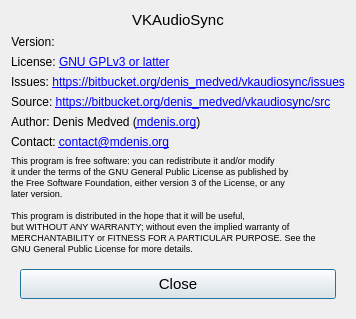
<?xml version="1.0" encoding="UTF-8"?>
<ui version="4.0">
 <class>About</class>
 <widget class="QDialog" name="About">
  <property name="geometry">
   <rect>
    <x>0</x>
    <y>0</y>
    <width>345</width>
    <height>319</height>
   </rect>
  </property>
  <property name="maximumSize">
   <size>
    <width>16777189</width>
    <height>16777215</height>
   </size>
  </property>
  <property name="windowTitle">
   <string>VkAudioSync</string>
  </property>
  <property name="modal">
   <bool>true</bool>
  </property>
  <layout class="QVBoxLayout" name="verticalLayout">
   <property name="sizeConstraint">
    <enum>QLayout::SetFixedSize</enum>
   </property>
   <item>
    <widget class="QLabel" name="label_7">
     <property name="text">
      <string>&lt;html&gt;&lt;head/&gt;&lt;body&gt;&lt;p align=&quot;center&quot;&gt;&lt;span style=&quot; font-size:11pt;&quot;&gt;VKAudioSync&lt;/span&gt;&lt;/p&gt;&lt;/body&gt;&lt;/html&gt;</string>
     </property>
    </widget>
   </item>
   <item>
    <layout class="QHBoxLayout" name="horizontalLayout_2">
     <item>
      <widget class="QLabel" name="versionLabel">
       <property name="sizePolicy">
        <sizepolicy hsizetype="Fixed" vsizetype="Preferred">
         <horstretch>0</horstretch>
         <verstretch>0</verstretch>
        </sizepolicy>
       </property>
       <property name="minimumSize">
        <size>
         <width>7</width>
         <height>0</height>
        </size>
       </property>
       <property name="maximumSize">
        <size>
         <width>16777215</width>
         <height>16777214</height>
        </size>
       </property>
       <property name="text">
        <string>Version:</string>
       </property>
       <property name="alignment">
        <set>Qt::AlignCenter</set>
       </property>
      </widget>
     </item>
     <item>
      <widget class="QLabel" name="version">
       <property name="text">
        <string notr="true"/>
       </property>
       <property name="alignment">
        <set>Qt::AlignRight|Qt::AlignTrailing|Qt::AlignVCenter</set>
       </property>
      </widget>
     </item>
    </layout>
   </item>
   <item>
    <widget class="QLabel" name="label">
     <property name="text">
      <string>License: &lt;a href=&quot;http://www.gnu.org/copyleft/gpl.html&quot;&gt; GNU GPLv3 or latter&lt;/a&gt;</string>
     </property>
     <property name="wordWrap">
      <bool>true</bool>
     </property>
     <property name="openExternalLinks">
      <bool>true</bool>
     </property>
     <property name="buddy">
      <cstring>http://www.gnu.org/copyleft/gpl.html</cstring>
     </property>
    </widget>
   </item>
   <item>
    <widget class="QLabel" name="label_2">
     <property name="text">
      <string>Issues: &lt;a href=&quot;https://bitbucket.org/denis_medved/vkaudiosync/issues&quot;&gt;https://bitbucket.org/denis_medved/vkaudiosync/issues&lt;/a&gt;</string>
     </property>
     <property name="openExternalLinks">
      <bool>true</bool>
     </property>
    </widget>
   </item>
   <item>
    <widget class="QLabel" name="label_3">
     <property name="text">
      <string>Source: &lt;a href=&quot;https://bitbucket.org/denis_medved/vkaudiosync/src&quot;&gt;https://bitbucket.org/denis_medved/vkaudiosync/src&lt;/a&gt;</string>
     </property>
     <property name="openExternalLinks">
      <bool>true</bool>
     </property>
    </widget>
   </item>
   <item>
    <widget class="QLabel" name="label_5">
     <property name="text">
      <string>Author: Denis Medved (&lt;a href=&quot;http://mdenis.org&quot;&gt;mdenis.org&lt;/a&gt;)</string>
     </property>
     <property name="openExternalLinks">
      <bool>true</bool>
     </property>
    </widget>
   </item>
   <item>
    <widget class="QLabel" name="label_4">
     <property name="text">
      <string>Contact: &lt;a href=&quot;mailto:contact@mdenis.org&quot;&gt;contact@mdenis.org&lt;/a&gt;</string>
     </property>
     <property name="openExternalLinks">
      <bool>true</bool>
     </property>
    </widget>
   </item>
   <item>
    <widget class="QLabel" name="label_6">
     <property name="text">
      <string>&lt;!DOCTYPE HTML PUBLIC &quot;-//W3C//DTD HTML 4.0//EN&quot; &quot;http://www.w3.org/TR/REC-html40/strict.dtd&quot;&gt;
&lt;html&gt;&lt;head&gt;&lt;meta name=&quot;qrichtext&quot; content=&quot;1&quot; /&gt;&lt;style type=&quot;text/css&quot;&gt;
p, li { white-space: pre-wrap; }
&lt;/style&gt;&lt;/head&gt;&lt;body style=&quot; font-family:'MS Shell Dlg 2'; font-size:8pt; font-weight:400; font-style:normal;&quot;&gt;
&lt;p style=&quot; margin-top:0px; margin-bottom:0px; margin-left:0px; margin-right:0px; -qt-block-indent:0; text-indent:0px;&quot;&gt;&lt;span style=&quot; font-size:7pt;&quot;&gt;This program is free software: you can redistribute it and/or modify&lt;/span&gt;&lt;/p&gt;
&lt;p style=&quot; margin-top:0px; margin-bottom:0px; margin-left:0px; margin-right:0px; -qt-block-indent:0; text-indent:0px;&quot;&gt;&lt;span style=&quot; font-size:7pt;&quot;&gt;it under the terms of the GNU General Public License as published by&lt;/span&gt;&lt;/p&gt;
&lt;p style=&quot; margin-top:0px; margin-bottom:0px; margin-left:0px; margin-right:0px; -qt-block-indent:0; text-indent:0px;&quot;&gt;&lt;span style=&quot; font-size:7pt;&quot;&gt;the Free Software Foundation, either version 3 of the License, or any &lt;/span&gt;&lt;/p&gt;
&lt;p style=&quot; margin-top:0px; margin-bottom:0px; margin-left:0px; margin-right:0px; -qt-block-indent:0; text-indent:0px;&quot;&gt;&lt;span style=&quot; font-size:7pt;&quot;&gt;later version.&lt;/span&gt;&lt;/p&gt;
&lt;p style=&quot;-qt-paragraph-type:empty; margin-top:0px; margin-bottom:0px; margin-left:0px; margin-right:0px; -qt-block-indent:0; text-indent:0px; font-size:7pt;&quot;&gt;&lt;br /&gt;&lt;/p&gt;
&lt;p style=&quot; margin-top:0px; margin-bottom:0px; margin-left:0px; margin-right:0px; -qt-block-indent:0; text-indent:0px;&quot;&gt;&lt;span style=&quot; font-size:7pt;&quot;&gt;This program is distributed in the hope that it will be useful,&lt;/span&gt;&lt;/p&gt;
&lt;p style=&quot; margin-top:0px; margin-bottom:0px; margin-left:0px; margin-right:0px; -qt-block-indent:0; text-indent:0px;&quot;&gt;&lt;span style=&quot; font-size:7pt;&quot;&gt;but WITHOUT ANY WARRANTY; without even the implied warranty of&lt;/span&gt;&lt;/p&gt;
&lt;p style=&quot; margin-top:0px; margin-bottom:0px; margin-left:0px; margin-right:0px; -qt-block-indent:0; text-indent:0px;&quot;&gt;&lt;span style=&quot; font-size:7pt;&quot;&gt;MERCHANTABILITY or FITNESS FOR A PARTICULAR PURPOSE. See the&lt;/span&gt;&lt;/p&gt;
&lt;p style=&quot; margin-top:0px; margin-bottom:0px; margin-left:0px; margin-right:0px; -qt-block-indent:0; text-indent:0px;&quot;&gt;&lt;span style=&quot; font-size:7pt;&quot;&gt;GNU General Public License for more details.&lt;/span&gt;&lt;/p&gt;&lt;/body&gt;&lt;/html&gt;</string>
     </property>
    </widget>
   </item>
   <item>
    <widget class="QWidget" name="widget" native="true">
     <layout class="QHBoxLayout" name="horizontalLayout">
      <item>
       <widget class="QPushButton" name="close">
        <property name="minimumSize">
         <size>
          <width>100</width>
          <height>30</height>
         </size>
        </property>
        <property name="maximumSize">
         <size>
          <width>16777215</width>
          <height>16777215</height>
         </size>
        </property>
        <property name="baseSize">
         <size>
          <width>33</width>
          <height>1</height>
         </size>
        </property>
        <property name="font">
         <font>
          <pointsize>11</pointsize>
         </font>
        </property>
        <property name="text">
         <string>Close</string>
        </property>
        <property name="icon">
         <iconset resource="../icons.qrc">
          <normaloff>:/famfam/icons/cross.png</normaloff>:/famfam/icons/cross.png</iconset>
        </property>
       </widget>
      </item>
     </layout>
    </widget>
   </item>
  </layout>
 </widget>
 <resources>
  <include location="../icons.qrc"/>
 </resources>
 <connections>
  <connection>
   <sender>close</sender>
   <signal>clicked()</signal>
   <receiver>About</receiver>
   <slot>close()</slot>
   <hints>
    <hint type="sourcelabel">
     <x>585</x>
     <y>293</y>
    </hint>
    <hint type="destinationlabel">
     <x>311</x>
     <y>156</y>
    </hint>
   </hints>
  </connection>
 </connections>
</ui>
